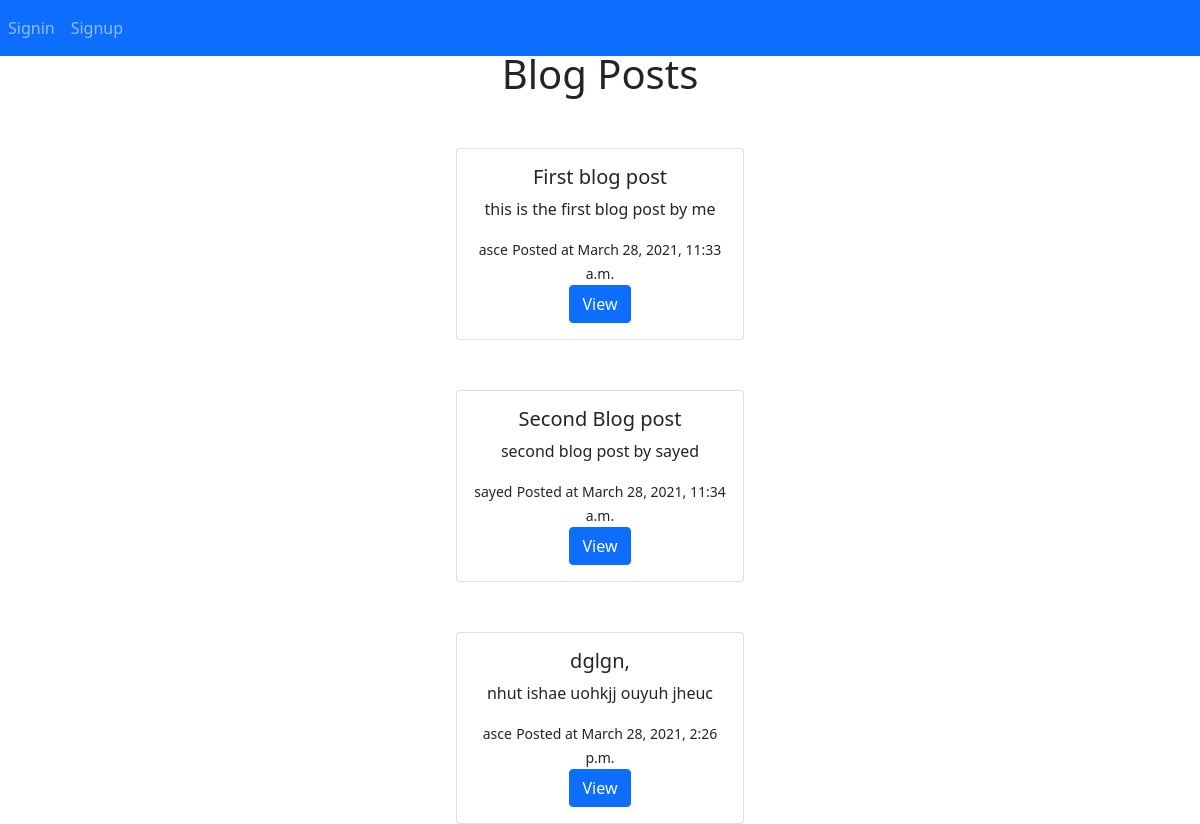
The page / on the database its author committed.
### blog/models.py (models this page shows)
class Post(models.Model):
    title = models.CharField(max_length=100)
    description = models.TextField()
    created_at = models.DateTimeField(auto_now=True)
    author = models.ForeignKey(User, on_delete=models.CASCADE)

### blog/views.py (the view)
# urls.py: path('',views.index, name='index'),
def index(request):
    posts = Post.objects.all()
    context = {
        "posts": posts,
    }
    return render(request, 'blog/index.html', context)

### blog/templates/blog/index.html (shortened to what this page needs)
<!DOCTYPE html>
<html lang="en">
<head>
    <link href="https://cdn.jsdelivr.net/npm/bootstrap@5.0.0-beta3/dist/css/bootstrap.min.css" rel="stylesheet">
</head>
<body>
    <nav class="navbar navbar-expand-lg navbar-transparent navbar-absolute fixed-top navbar-dark bg-primary" role="navigation">
        <div class="collapse navbar-collapse" id="bs-example-navbar-collapse-1">
            <ul class="navbar-nav">
                {% if request.user.is_authenticated %}
                    <li class="nav-item "><a class="navbar-brand" href="#">{{ user.username }}</a></li>
                    <li class="nav-item "><a class="nav-link" href="{% url 'post_creation' %}">Add Post</a></li>
                    <li class="nav-item "><a class="nav-link" href="{% url 'logout' %}">Logout</a></li>
                {% else %}
                <li class="nav-item "><a class="nav-link" href="{% url 'login' %}">Signin</a></li>
                <li class="nav-item "><a class="nav-link" href="{% url 'register' %}">Signup</a></li>
                {% endif %}
            </ul>
        </div>
    </nav>
    <div class="page-header centerdiv">
        <h1>Blog Posts</h1>
    </div>
    <div class="container blog centerdiv">
        {% for post in posts %}
            <div>
                <div class="page-header ">
                    <div class="card centerdiv" style="width: 18rem;">
                        <div class="card-body">
                            <h5 class="card-title">{{ post.title }}</h5>
                            <p class="card-text">{{ post.description }}</p>
                            <small>{{ post.author }}</small>
                            <small>Posted at {{ post.created_at }}</small>
                            <br>
                            <a href="#" class="btn btn-primary">View</a>
                        </div>
            </div>
        {% endfor %}
    </div>
</body>
</html>

### blog/templates/blog/index.html (style rules this page uses)
.centerdiv { width: 45%; margin-left: auto; margin-right: auto; margin-top: 50px; text-align: center; }
.blog { width: 45%; margin-left: auto; margin-right: auto; margin-top: 0px; text-align: center; }

### rows shown on the page
Post: title "First blog post", description "this is the first blog post by me", author "asce", created_at "March 28, 2021, 11:33 a.m."
Post: title "Second Blog post", description "second blog post by sayed", author "sayed", created_at "March 28, 2021, 11:34 a.m."
Post: title "dglgn,", description "nhut ishae uohkjj ouyuh jheuc", author "asce", created_at "March 28, 2021, 2:26 p.m."
